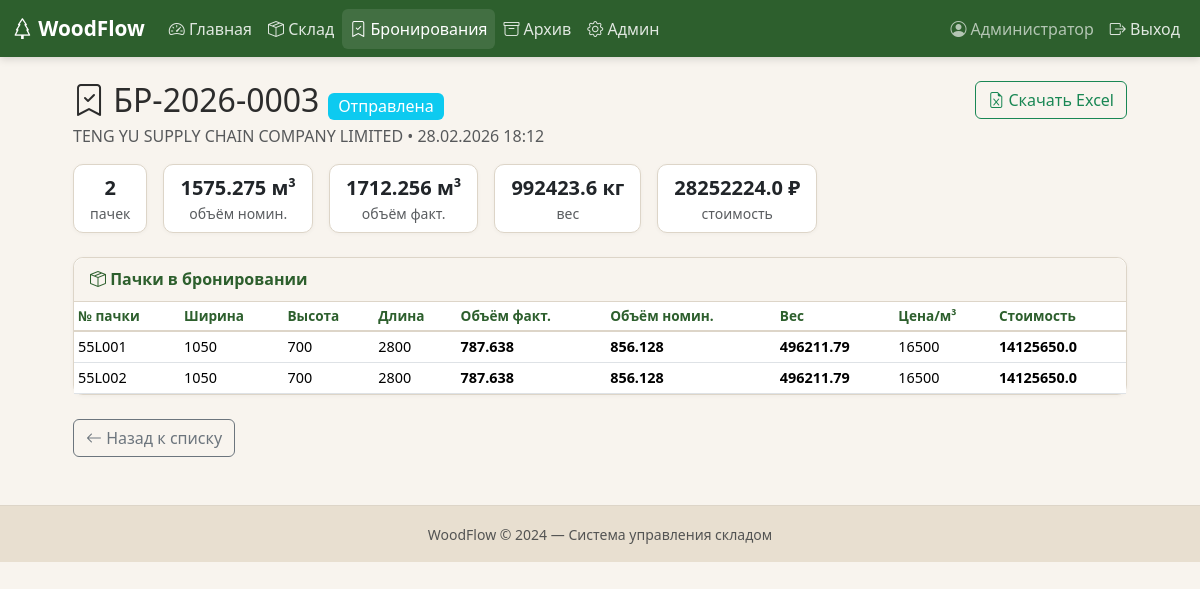
The app's page /bookings/3 (signed in) with its own data.
### models.py (models this page shows, shortened)
class User(UserMixin, db.Model):
    __tablename__ = "users"
    id = db.Column(db.Integer, primary_key=True)
    username = db.Column(db.String(80), unique=True, nullable=False)
    password_hash = db.Column(db.String(256), nullable=False)
    full_name = db.Column(db.String(150), default="")
    is_admin = db.Column(db.Boolean, default=False)
    is_active_user = db.Column(db.Boolean, default=True)
    created_at = db.Column(db.DateTime, default=datetime.now(UTC))
    @property
    def is_active(self):
        return self.is_active_user

class Booking(db.Model):
    __tablename__ = "bookings"
    id = db.Column(db.Integer, primary_key=True)
    number = db.Column(db.String(50), unique=True, nullable=False)
    company_name = db.Column(db.String(150), default="")
    adres = db.Column(db.String(250), default="")
    status = db.Column(db.String(20), default="активная")      # активная / отправлена / отменена
    notes = db.Column(db.Text, default="")
    created_at = db.Column(db.DateTime, default=datetime.now(UTC))
    created_by = db.Column(db.Integer, db.ForeignKey("users.id"))
    price_per_m3 = db.Column(db.Float, default=0)  # руб
    contract = db.Column(db.String(50), default="")
    packs = db.relationship("WoodPack", backref="booking", lazy=True)
    shipment = db.relationship("Shipment", backref="booking", uselist=False)
    @property
    def total_volume_nominal_for_tam(self):
        return round(sum(p.volume_nominal_for_tam for p in self.packs), 4)
    @property
    def total_volume_fact_for_tam(self):
        return round(sum(p.volume_fact_for_tam for p in self.packs), 4)
    @property
    def total_weight_nominal_for_tam(self):
        return self.total_volume_nominal_for_tam * pl
    @property
    def total_price(self):
        return round(self.total_volume_fact_for_tam * self.price_per_m3 , 2)
    @property
    def pack_count(self):
        return len(self.packs)

class WoodPack(db.Model):
    __tablename__ = "wood_packs"
    id = db.Column(db.Integer, primary_key=True)
    number_pac = db.Column(db.String(16), default="", nullable=False)  # номер пачки
    grade = db.Column(db.String(5), default="")  # сорт
    width_fact_for_tam = db.Column(db.Float, nullable=False)  # мм ширина пачки
    width_fact_for_pok = db.Column(db.Float, nullable=True)  # мм ширина доски
    thickness_fact_for_tam = db.Column(db.Float, nullable=False)  # мм толщина пачки
    thickness_fact_for_pok = db.Column(db.Float, nullable=True)  # мм толщина доски
    length_nominal = db.Column(db.Float, nullable=True)  # мм длина доски
    length_fact = db.Column(db.Float, nullable=True)  # мм длина доски
    length_pack = db.Column(db.Float, nullable=False)  # мм длина пачки
    quantity = db.Column(db.Integer, nullable=True) # количество
    quantity_layers = db.Column(db.Integer, nullable=True) # количество слоёв
    quantity_in_layer = db.Column(db.Integer, nullable=True) # количество в слою
    @property
    def volume_fact_for_tam(self):
        return self.width_fact_for_tam * self.thickness_fact_for_tam * self.length_pack * self.quantity * (
                    10 ** (-9))   # м³
    @property
    def volume_nominal_for_tam(self):
        return self.volume_fact_for_tam * k_sh  # м³
    @property
    def weight_nominal_for_tam(self):
        return self.volume_nominal_for_tam * pl
    status = db.Column(db.String(20), default="на_складе")
    notes = db.Column(db.Text, default="")
    created_at = db.Column(db.DateTime, default=datetime.now(UTC))
    created_by = db.Column(db.Integer, db.ForeignKey("users.id"))
    booking_id = db.Column(db.Integer, db.ForeignKey("bookings.id"), nullable=True)

### app.py (the view)
@app.route("/bookings/<int:booking_id>")
@login_required
def booking_detail(booking_id):
    booking = db.session.get(Booking, booking_id)
    if not booking:
        flash("Бронирование не найдено.", "danger")
        return redirect(url_for("bookings"))
    available_packs = (
        WoodPack.query.filter_by(status="на_складе")
        .order_by(WoodPack.width_fact_for_pok, WoodPack.grade)
        .all()
    )
    return render_template(
        "booking_detail.html", booking=booking, available_packs=available_packs
    )

### app.py (called while the page is built)
@login_manager.user_loader
def load_user(user_id):
    return db.session.get(User, int(user_id))

### templates/booking_detail.html (shortened to what this page needs)
{% extends "base.html" %}
{% block content %}
<div class="row justify-content-center">
<div class="col-lg-11">
    <div class="d-flex justify-content-between align-items-start mb-3 flex-wrap gap-2">
        <div>
            <h2 class="mb-1">
                <i class="bi bi-bookmark-check"></i> {{ booking.number }}
                {% if booking.status == 'активная' %}
                <span class="badge bg-success fs-6">Активная</span>
                {% elif booking.status == 'отправлена' %}
                <span class="badge bg-info fs-6">Отправлена</span>
                {% else %}
                <span class="badge bg-secondary fs-6">Отменена</span>
                {% endif %}
            </h2>
            <p class="text-muted mb-0">
                {{ booking.company_name }} &bull;
                {{ booking.created_at.strftime('%d.%m.%Y %H:%M') }}
            </p>
        </div>
        {% if booking.shipment %}
        <a href="{{ url_for('booking_excel', booking_id=booking.id) }}" class="btn btn-outline-success">
            <i class="bi bi-file-earmark-excel"></i> Скачать Excel
        </a>
        {% endif %}
    </div>
    <div class="row g-3 mb-4">
        <div class="col-auto">
            <div class="card wf-card px-3 py-2 text-center">
                <div class="fw-bold fs-5">{{ booking.pack_count | int }}</div>
                <div class="small text-muted">пачек</div>
            </div>
        </div>
        <div class="col-auto">
            <div class="card wf-card px-3 py-2 text-center">
                <div class="fw-bold fs-5">{{ booking.total_volume_nominal_for_tam | round(3)}} м³</div>
                <div class="small text-muted">объём номин.</div>
            </div>
        </div>
        <div class="col-auto">
            <div class="card wf-card px-3 py-2 text-center">
                <div class="fw-bold fs-5">{{ booking.total_volume_fact_for_tam | round(3) }} м³</div>
                <div class="small text-muted">объём факт.</div>
            </div>
        </div>
        <div class="col-auto">
            <div class="card wf-card px-3 py-2 text-center">
                <div class="fw-bold fs-5">{{ booking.total_weight_nominal_for_tam | round(1) }} кг</div>
                <div class="small text-muted">вес</div>
            </div>
        </div>
        <div class="col-auto">
            <div class="card wf-card px-3 py-2 text-center">
                <div class="fw-bold fs-5">{{ booking.total_price | round(1) }} ₽</div>
                <div class="small text-muted">стоимость</div>
            </div>
        </div>
    </div>
    <div class="card wf-card mb-4">
        <div class="card-header wf-card-header">
            <i class="bi bi-box-seam"></i> Пачки в бронировании
        </div>
        <div class="table-responsive">
        <table class="table table-sm table-hover mb-0 align-middle">
            <thead class="wf-thead"><tr>
                <th>№ пачки</th><th>Ширина</th><th>Высота</th>
                <th>Длина</th><th>Объём факт.</th><th>Объём номин.</th><th>Вес</th><th>Цена/м³</th><th>Стоимость</th>
            </tr>
            </thead>
            <tbody>
            {% for p in booking.packs %}
            <tr>
                <td>{{ p.number_pac }}</td>
                <td>{{ p.width_fact_for_tam | int }}</td>
                <td>{{ p.thickness_fact_for_tam | int }}</td>
                <td>{{ p.length_pack | int }}</td>
                <td><b>{{ p.volume_nominal_for_tam | round(3) }}</b></td>
                <td><b>{{ p.volume_fact_for_tam | round(3) }}</b></td>
                <td><b>{{ p.weight_nominal_for_tam | round(2) }}</b></td>
                <td>{{ booking.price_per_m3 | int }}</td>
                <td><b>{{ booking.price_per_m3 * p.volume_fact_for_tam | round(1) }}</b></td>
            </tr>
            {% else %}
            <tr><td colspan="12" class="text-center text-muted py-3">Пачки не добавлены</td></tr>
            {% endfor %}
            </tbody>
        </table>
        </div>
    </div>
    <div class="mt-3">
        <a href="{{ url_for('bookings') }}" class="btn btn-outline-secondary">
            <i class="bi bi-arrow-left"></i> Назад к списку
        </a>
    </div>
</div>
</div>
{% endblock %}

### templates/base.html (shortened to what this page needs)
<!DOCTYPE html>
<html lang="ru">
<head>
    <link href="https://cdn.jsdelivr.net/npm/bootstrap@5.3.2/dist/css/bootstrap.min.css" rel="stylesheet">
    <link href="https://cdn.jsdelivr.net/npm/bootstrap-icons@1.11.1/font/bootstrap-icons.css" rel="stylesheet">
    <link href="{{ url_for('static', filename='css/style.css') }}" rel="stylesheet">
</head>
<body>
{% if current_user.is_authenticated %}
<nav class="navbar navbar-expand-lg navbar-dark wf-navbar">
    <div class="container-fluid">
        <a class="navbar-brand fw-bold" href="{{ url_for('dashboard') }}">
            <i class="bi bi-tree"></i> WoodFlow
        </a>
        <div class="collapse navbar-collapse" id="navMain">
            <ul class="navbar-nav me-auto">
                <li class="nav-item">
                    <a class="nav-link {% if request.endpoint == 'dashboard' %}active{% endif %}"
                       href="{{ url_for('dashboard') }}">
                        <i class="bi bi-speedometer2"></i> Главная
                    </a>
                </li>
                <li class="nav-item">
                    <a class="nav-link {% if 'stock' in request.endpoint|default('') %}active{% endif %}"
                       href="{{ url_for('stock') }}">
                        <i class="bi bi-box-seam"></i> Склад
                    </a>
                </li>
                <li class="nav-item">
                    <a class="nav-link {% if 'booking' in request.endpoint|default('') %}active{% endif %}"
                       href="{{ url_for('bookings') }}">
                        <i class="bi bi-bookmark-check"></i> Бронирования
                    </a>
                </li>
                <li class="nav-item">
                    <a class="nav-link {% if 'archive' in request.endpoint|default('') or 'shipment' in request.endpoint|default('') %}active{% endif %}"
                       href="{{ url_for('archive') }}">
                        <i class="bi bi-archive"></i> Архив
                    </a>
                </li>
                {% if current_user.is_admin %}
                <li class="nav-item">
                    <a class="nav-link {% if 'admin' in request.endpoint|default('') %}active{% endif %}"
                       href="{{ url_for('admin_users') }}">
                        <i class="bi bi-gear"></i> Админ
                    </a>
                </li>
                {% endif %}
            </ul>
            <ul class="navbar-nav">
                <li class="nav-item">
                    <span class="nav-link text-light opacity-75">
                        <i class="bi bi-person-circle"></i>
                        {{ current_user.full_name or current_user.username }}
                    </span>
                </li>
                <li class="nav-item">
                    <a class="nav-link" href="{{ url_for('logout') }}">
                        <i class="bi bi-box-arrow-right"></i> Выход
                    </a>
                </li>
            </ul>
        </div>
    </div>
</nav>
{% endif %}
<main class="container-fluid py-4 px-3 px-lg-4">
    {% block content %}{% endblock %}
</main>
<footer class="wf-footer text-center py-3 mt-4">
    <small class="text-muted">WoodFlow © {{ now().year if now is defined else "2024" }} — Система управления складом</small>
</footer>
</body>
</html>

### static/css/style.css (style rules this page uses)
:root { --wf-green: #2D5F2D; --wf-green-hover: #1E4D1E; --wf-green-light: #5B8C5A; --wf-beige: #F8F4EE; --wf-beige-dark: #E8DFD0; --wf-border: #DDD5C8; --wf-text: #2C2C2C; }
body { background-color: var(--wf-beige); color: var(--wf-text); font-family: 'Segoe UI', system-ui, -apple-system, sans-serif; }
.wf-navbar { background-color: var(--wf-green) !important; box-shadow: 0 2px 8px rgba(0,0,0,0.15); }
.wf-navbar .nav-link { color: rgba(255,255,255,0.85) !important; transition: color 0.2s; }
.wf-navbar .nav-link:hover, .wf-navbar .nav-link.active { color: #fff !important; background-color: rgba(255,255,255,0.1); border-radius: 6px; }
.wf-navbar .navbar-brand { color: #fff !important; font-size: 1.3rem; }
.wf-card { background: #fff; border: 1px solid var(--wf-border); border-radius: 10px; box-shadow: 0 1px 4px rgba(0,0,0,0.04); }
.wf-card-header { background-color: var(--wf-beige); border-bottom: 1px solid var(--wf-border); font-weight: 600; padding: 0.6rem 1rem; border-radius: 10px 10px 0 0 !important; color: var(--wf-green); }
.wf-thead { background-color: var(--wf-beige); }
.wf-thead th { font-weight: 600; font-size: 0.85rem; color: var(--wf-green); border-bottom: 2px solid var(--wf-border) !important; white-space: nowrap; }
.table td { font-size: 0.9rem; vertical-align: middle; }
.wf-footer { background-color: var(--wf-beige-dark); border-top: 1px solid var(--wf-border); }
.badge { font-weight: 500; }

### records on screen
User: full_name "Администратор"
Booking: number "БР-2026-0003", company_name "TENG YU SUPPLY CHAIN COMPANY LIMITED", created_at "28.02.2026 18:12", price_per_m3 "16500", booking.price_per_m3*p.volume_fact_for_tam|round(1) "14125650.0"
WoodPack: total_volume_nominal_for_tam "1575.275", total_volume_fact_for_tam "1712.256", total_weight_nominal_for_tam "992423.6", total_price "28252224.0", number_pac "55L001", width_fact_for_tam "1050", thickness_fact_for_tam "700", length_pack "2800", volume_nominal_for_tam "787.638", volume_fact_for_tam "856.128", weight_nominal_for_tam "496211.79"
WoodPack: number_pac "55L002", width_fact_for_tam "1050", thickness_fact_for_tam "700", length_pack "2800", volume_nominal_for_tam "787.638", volume_fact_for_tam "856.128", weight_nominal_for_tam "496211.79"

### other values on screen
{{ booking.pack_count | int }} "2"
